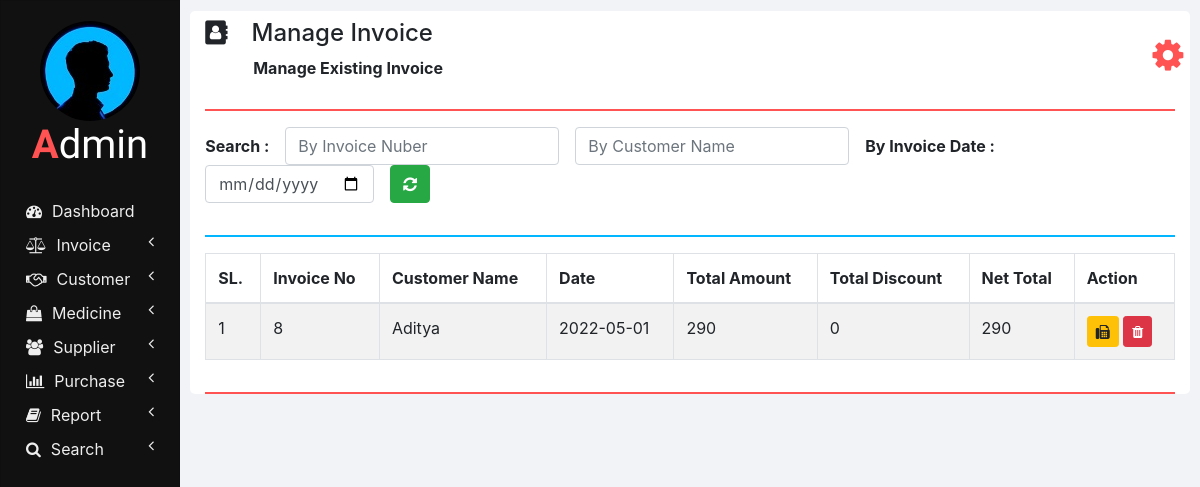
/manage_invoice.php, run on an earlier commit of the app's database.
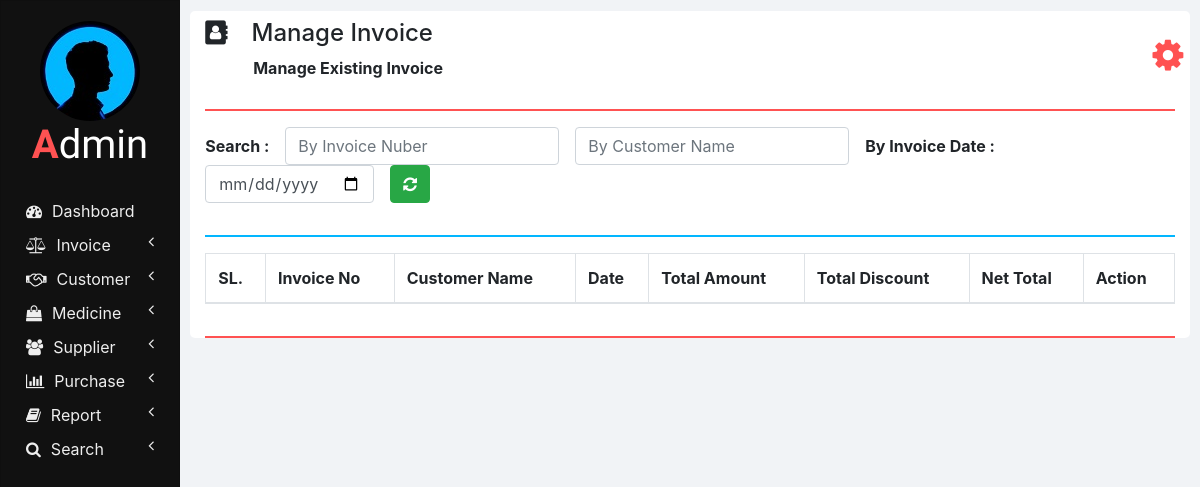
And on a later commit of the database.
### tables this page shows
CREATE TABLE `invoices` (
  `INVOICE_ID` int(11) NOT NULL,
  `NET_TOTAL` double NOT NULL DEFAULT 0,
  `INVOICE_DATE` date NOT NULL DEFAULT current_timestamp(),
  `CUSTOMER_ID` int(11) NOT NULL,
  `TOTAL_AMOUNT` double NOT NULL,
  `TOTAL_DISCOUNT` double NOT NULL
);

CREATE TABLE `customers` (
  `ID` int(11) NOT NULL,
  `NAME` varchar(20) NOT NULL,
  `CONTACT_NUMBER` varchar(10) NOT NULL,
  `ADDRESS` varchar(100) NOT NULL,
  `DOCTOR_NAME` varchar(20) NOT NULL,
  `DOCTOR_ADDRESS` varchar(100) NOT NULL
);

### php/manage_invoice.php (the view, shortened to what this page needs)
<?php
  function showInvoices() {
    require "db_connection.php";
    if($con) {
      $seq_no = 0;
      $query = "SELECT * FROM invoices INNER JOIN customers ON invoices.CUSTOMER_ID = customers.ID";
      $result = mysqli_query($con, $query);
      while($row = mysqli_fetch_array($result)) {
        $seq_no++;
        showInvoiceRow($seq_no, $row);
      }
    }
  }
  function showInvoiceRow($seq_no, $row) {
    ?>
    <tr>
      <td><?php echo $seq_no; ?></td>
      <td><?php echo $row['INVOICE_ID']; ?></td>
      <td><?php echo $row['NAME']; ?></td>
      <td><?php echo $row['INVOICE_DATE']; ?></td>
      <td><?php echo $row['TOTAL_AMOUNT']; ?></td>
      <td><?php echo $row['TOTAL_DISCOUNT']; ?></td>
      <td><?php echo $row['NET_TOTAL']; ?></td>
      <td>
        <button class="btn btn-warning btn-sm" onclick="printInvoice(<?php echo $row['INVOICE_ID']; ?>);">
          <i class="fa fa-fax"></i>
        </button>
        <button class="btn btn-danger btn-sm" onclick="deleteInvoice(<?php echo $row['INVOICE_ID']; ?>);">
          <i class="fa fa-trash"></i>
        </button>
      </td>
    </tr>
    <?php
  }
    ?>

### manage_invoice.php (shortened to what this page needs)
<!DOCTYPE html>
<html lang="en" dir="ltr">
  <head>
    <link rel="stylesheet" href="bootstrap/css/bootstrap.min.css">
    <link rel="stylesheet" href="https://use.fontawesome.com/releases/v5.3.1/css/all.css">
    <link rel="stylesheet" href="https://cdnjs.cloudflare.com/ajax/libs/font-awesome/4.7.0/css/font-awesome.min.css">
    <link rel="stylesheet" href="css/sidenav.css">
    <link rel="stylesheet" href="css/home.css">
  </head>
  <body>
    <div class="container-fluid">
      <div class="container">
        <?php
          require "php/header.php";
          createHeader('address-book', 'Manage Invoice', 'Manage Existing Invoice');
        ?>
        <div class="row">
          <div class="col-md-12 form-group form-inline">
            <label class="font-weight-bold" for="">Search :&emsp;</label>
            <input type="number" class="form-control" id="by_invoice_number" placeholder="By Invoice Nuber" onkeyup="searchInvoice(this.value, 'INVOICE_ID');">
            &emsp;<input type="text" class="form-control" id="by_customer_name" placeholder="By Customer Name" onkeyup="searchInvoice(this.value, 'NAME');">
            &emsp;<label class="font-weight-bold" for="">By Invoice Date :&emsp;</label>
            <input type="date" class="form-control" id="by_date" onchange="searchInvoice(this.value, 'INVOICE_DATE');">
            &emsp;<button class="btn btn-success font-weight-bold" onclick="refresh();"><i class="fa fa-refresh"></i></button>
          </div>
          <div class="col col-md-12">
            <hr class="col-md-12" style="padding: 0px; border-top: 2px solid  #02b6ff;">
          </div>
          <div class="col col-md-12 table-responsive">
            <div class="table-responsive">
            	<table class="table table-bordered table-striped table-hover">
            		<thead>
            			<tr>
            				<th>SL.</th>
            				<th>Invoice No</th>
            				<th>Customer Name</th>
            				<th>Date</th>
                    <th>Total Amount</th>
                    <th>Total Discount</th>
                    <th>Net Total</th>
                    <th>Action</th>
            			</tr>
            		</thead>
                <tbody id="invoices_div">
                  <?php
                    require 'php/manage_invoice.php';
                    showInvoices();
                  ?>
                </tbody>
            	</table>
            </div>
          </div>
        </div>
        <hr style="border-top: 2px solid #ff5252;">
      </div>
    </div>
  </body>
</html>

### php/header.php
<?php
  function createHeader($icon, $heading, $sub_heading) {
    echo '
    <section class="row content-header">
      <div class="header-title col-md-11">
        <p class="h4 pt-2"><i class="fa fa-'.$icon.'"></i>&emsp;'.$heading.'</p>
        &emsp;&emsp;&emsp;<small class="font-weight-bold h6">'.$sub_heading.'</small>
      </div>
      <div class="col-md-1 user_options">
        <button class="col col-md-1 m-3" onclick="showOptions();">
          <i class="fa fa-gear"></i>
        </button>
        <div id="mark"><i class="fa fa-play fa-rotate-270"></i></div>
        <ul id="options" class="options list-unstyled" style="display: none;">
          <li>
            <a href="my_profile.php"><i class="fa fa-user"></i><span>My Profile</span></a>
          </li>
          <li>
            <a href="change_password.php"><i class="fa fa-edit"></i><span>Change Password</span></a>
          </li>
          <li>
            <a href="logout.php"><i class="fa fa-key"></i><span>Logout</span></a>
          </li>
        </ul>
      </div>
    </section>
    <hr style="border-top: 2px solid #ff5252;">
    ';
  }
?>

### css/sidenav.css (style rules this page uses)
body { background-color: #f1f3f6; }
.sidenav { width: 15%; height: 100vh; background-color: #222222; position: fixed; z-index: 1; flex: 1 0 auto; }
.card { width: 100%; height: 100%; top: 0; border-radius: 0; background-color: #111111; }
.logo .logo-caption { font-family: 'Poiret One', cursive; color: #ffffff; text-align: center; margin-bottom: 25px; }
.logo .profile { margin-left: 50%; border-radius: 50%; transform: translate(-50%); }
.logo .tweak { color: #ff5252; font-weight: bold; }
.main-menu-item { padding: 5px 5px; cursor: pointer; }
.main-menu-item > a { color: #eeeeee; text-decoration: none; font-size: 16px; }
.main-menu-item > a > span { margin-left: 10px; }

### css/home.css (style rules this page uses)
html, body { height: 100vh; }
.container-fluid { margin-left: 15%; width: 85%; background: #f1f3f6; padding: 1px 0 0 0; flex: 1 0 auto; }
.container { margin: 0; max-width: 98%; margin: 1%; background-color: #ffffff; border-radius: 5px; }
.user_options button { max-width: 50px; max-height: 50px; font-size: 36px; background-color: #ffffff; color: #ff5252; border: none; outline: none; }
input[type=number] { -moz-appearance: textfield; }

What changed in the data, as far as the page shows it:
removed invoices: seq_no "1", INVOICE_ID "8", CUSTOMER_ID.NAME "Aditya", INVOICE_DATE "2022-05-01", TOTAL_AMOUNT "290", TOTAL_DISCOUNT "0", NET_TOTAL "290"
